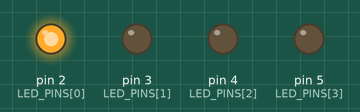
A sketch run on a simulated Arduino Uno, built with avr-gcc and run on an emulated ATmega328P. On the bench: output pins drawn as LEDs (lit = HIGH).

Above: at 0.15 s.
At 0.75 s:
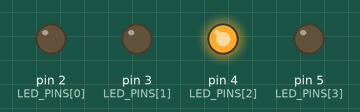
At 1.65 s:
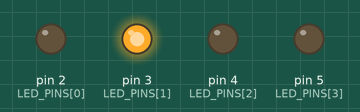
At 2.25 s:
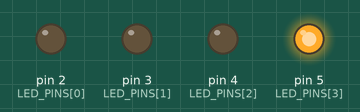
Timing chart, 0 to 3.0 s (numbered marks = the images above):
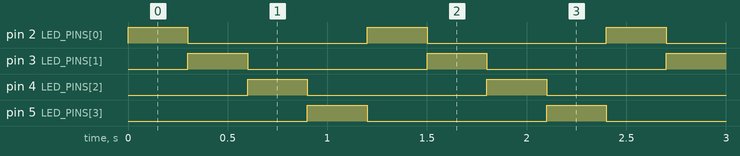

Measured:
- by itself, pin 2 (LED_PINS[0]), pin 3 (LED_PINS[1]), pin 4 (LED_PINS[2]), pin 5 (LED_PINS[3]): alternates HIGH for 0.30 s and LOW for 0.90 s
- by itself, everything shown: repeats every 1.2 s, in 5 steps

The sketch:

base_tp3_chenillard.ino
```cpp
const byte LED_PINS[] = {2, 3, 4, 5};
const byte LED_COUNT = sizeof(LED_PINS) / sizeof(LED_PINS[0]);
const unsigned int STEP_DELAY_MS = 300;

void setup() {
  for (byte i = 0; i < LED_COUNT; i++) {
    pinMode(LED_PINS[i], OUTPUT);
    digitalWrite(LED_PINS[i], LOW);
  }
}

void loop() {
  for (byte i = 0; i < LED_COUNT; i++) {
    digitalWrite(LED_PINS[i], HIGH);
    delay(STEP_DELAY_MS);
    digitalWrite(LED_PINS[i], LOW);
  }
}
```
